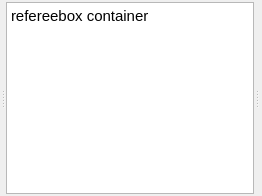
       <widget class="QWidget" name="fieldMainWidget_1_2">
        <layout class="QHBoxLayout" name="horizontalLayout_7">
         <property name="spacing">
          <number>1</number>
         </property>
         <property name="leftMargin">
          <number>1</number>
         </property>
         <property name="topMargin">
          <number>1</number>
         </property>
         <property name="rightMargin">
          <number>1</number>
         </property>
         <property name="bottomMargin">
          <number>1</number>
         </property>
         <item>
          <widget class="QSplitter" name="splitter_2">
           <property name="orientation">
            <enum>Qt::Horizontal</enum>
           </property>
           <widget class="QWidget" name="fieldContainerWg" native="true">
            <layout class="QHBoxLayout" name="horizontalLayout_12">
             <property name="spacing">
              <number>0</number>
             </property>
             <property name="leftMargin">
              <number>0</number>
             </property>
             <property name="topMargin">
              <number>0</number>
             </property>
             <property name="rightMargin">
              <number>0</number>
             </property>
             <property name="bottomMargin">
              <number>0</number>
             </property>
             <item>
              <layout class="QVBoxLayout" name="fieldContainerLayout">
               <property name="spacing">
                <number>0</number>
               </property>
              </layout>
             </item>
            </layout>
           </widget>
           <widget class="QWidget" name="localRefereeBoxContainterWg" native="true">
            <layout class="QHBoxLayout" name="horizontalLayout_13">
             <property name="spacing">
              <number>1</number>
             </property>
             <property name="leftMargin">
              <number>1</number>
             </property>
             <property name="topMargin">
              <number>1</number>
             </property>
             <property name="rightMargin">
              <number>1</number>
             </property>
             <property name="bottomMargin">
              <number>1</number>
             </property>
             <item>
              <widget class="QTextEdit" name="textEdit_2">
               <property name="html">
                <string>&lt;!DOCTYPE HTML PUBLIC &quot;-//W3C//DTD HTML 4.0//EN&quot; &quot;http://www.w3.org/TR/REC-html40/strict.dtd&quot;&gt;
&lt;html&gt;&lt;head&gt;&lt;meta name=&quot;qrichtext&quot; content=&quot;1&quot; /&gt;&lt;style type=&quot;text/css&quot;&gt;
p, li { white-space: pre-wrap; }
&lt;/style&gt;&lt;/head&gt;&lt;body style=&quot; font-family:'Cantarell'; font-size:11pt; font-weight:400; font-style:normal;&quot;&gt;
&lt;p style=&quot; margin-top:0px; margin-bottom:0px; margin-left:0px; margin-right:0px; -qt-block-indent:0; text-indent:0px;&quot;&gt;&lt;span style=&quot; font-family:'Ubuntu';&quot;&gt;refereebox container&lt;/span&gt;&lt;/p&gt;&lt;/body&gt;&lt;/html&gt;</string>
               </property>
              </widget>
             </item>
            </layout>
           </widget>
           <widget class="QWidget" name="messageDisplayingContainerWg" native="true">
            <layout class="QHBoxLayout" name="horizontalLayout_14">
             <property name="spacing">
              <number>1</number>
             </property>
             <property name="leftMargin">
              <number>1</number>
             </property>
             <property name="topMargin">
              <number>1</number>
             </property>
             <property name="rightMargin">
              <number>1</number>
             </property>
             <property name="bottomMargin">
              <number>1</number>
             </property>
             <item>
              <layout class="QVBoxLayout" name="messengerLayout"/>
             </item>
            </layout>
           </widget>
          </widget>
         </item>
        </layout>
       </widget>
